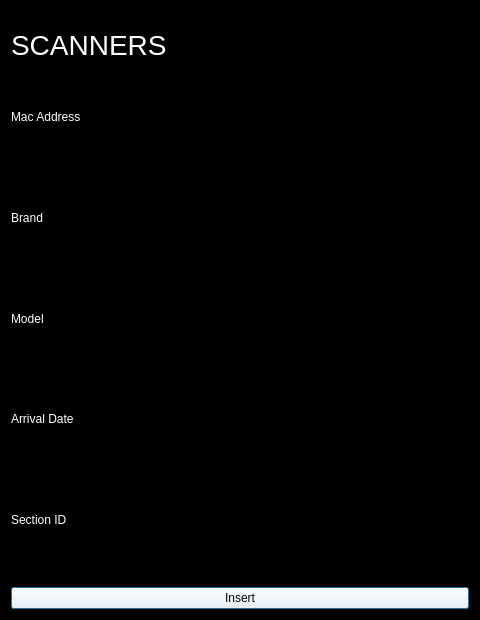
<?xml version="1.0" encoding="UTF-8"?>
<ui version="4.0">
 <class>Dialog</class>
 <widget class="QDialog" name="Dialog">
  <property name="geometry">
   <rect>
    <x>0</x>
    <y>0</y>
    <width>480</width>
    <height>620</height>
   </rect>
  </property>
  <property name="windowTitle">
   <string>Dialog</string>
  </property>
  <property name="styleSheet">
   <string notr="true">background-color: black;
color : white;</string>
  </property>
  <layout class="QVBoxLayout" name="verticalLayout">
   <item>
    <widget class="QLabel" name="label">
     <property name="styleSheet">
      <string notr="true">color : white;
font-size : 28px;</string>
     </property>
     <property name="text">
      <string>SCANNERS</string>
     </property>
    </widget>
   </item>
   <item>
    <widget class="QLabel" name="macAddress">
     <property name="styleSheet">
      <string notr="true">color:white;</string>
     </property>
     <property name="text">
      <string>Mac Address</string>
     </property>
    </widget>
   </item>
   <item>
    <widget class="QLineEdit" name="macAddressLine">
     <property name="styleSheet">
      <string notr="true">color:white;</string>
     </property>
    </widget>
   </item>
   <item>
    <widget class="QLabel" name="label_3">
     <property name="styleSheet">
      <string notr="true">color:white;</string>
     </property>
     <property name="text">
      <string>Brand</string>
     </property>
    </widget>
   </item>
   <item>
    <widget class="QLineEdit" name="brand_line"/>
   </item>
   <item>
    <widget class="QLabel" name="label_4">
     <property name="styleSheet">
      <string notr="true">color:white;</string>
     </property>
     <property name="text">
      <string>Model</string>
     </property>
    </widget>
   </item>
   <item>
    <widget class="QLineEdit" name="model_line"/>
   </item>
   <item>
    <widget class="QLabel" name="label_5">
     <property name="styleSheet">
      <string notr="true">color:white;</string>
     </property>
     <property name="text">
      <string>Arrival Date</string>
     </property>
    </widget>
   </item>
   <item>
    <widget class="QLineEdit" name="arrival_date_line"/>
   </item>
   <item>
    <widget class="QLabel" name="label_6">
     <property name="styleSheet">
      <string notr="true">color:white;</string>
     </property>
     <property name="text">
      <string>Section ID</string>
     </property>
    </widget>
   </item>
   <item>
    <widget class="QLineEdit" name="section_id_line"/>
   </item>
   <item>
    <widget class="QPushButton" name="insert_btn">
     <property name="styleSheet">
      <string notr="true">background-color: white;
color : black;
</string>
     </property>
     <property name="text">
      <string>Insert</string>
     </property>
    </widget>
   </item>
  </layout>
 </widget>
 <resources/>
 <connections/>
</ui>
